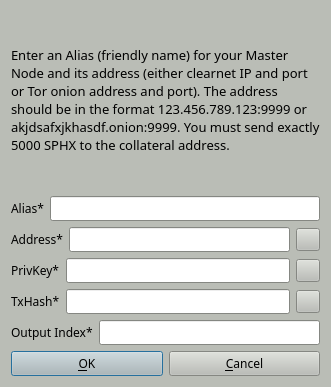
<?xml version="1.0" encoding="UTF-8"?>
<ui version="4.0">
 <class>AddEditAtomNode</class>
 <widget class="QDialog" name="AddEditAtomNode">
  <property name="geometry">
   <rect>
    <x>0</x>
    <y>0</y>
    <width>331</width>
    <height>387</height>
   </rect>
  </property>
  <property name="palette">
   <palette>
    <active>
     <colorrole role="WindowText">
      <brush brushstyle="SolidPattern">
       <color alpha="255">
        <red>0</red>
        <green>0</green>
        <blue>0</blue>
       </color>
      </brush>
     </colorrole>
     <colorrole role="Button">
      <brush brushstyle="SolidPattern">
       <color alpha="255">
        <red>186</red>
        <green>189</green>
        <blue>182</blue>
       </color>
      </brush>
     </colorrole>
     <colorrole role="Light">
      <brush brushstyle="SolidPattern">
       <color alpha="255">
        <red>255</red>
        <green>255</green>
        <blue>255</blue>
       </color>
      </brush>
     </colorrole>
     <colorrole role="Midlight">
      <brush brushstyle="SolidPattern">
       <color alpha="255">
        <red>220</red>
        <green>222</green>
        <blue>218</blue>
       </color>
      </brush>
     </colorrole>
     <colorrole role="Dark">
      <brush brushstyle="SolidPattern">
       <color alpha="255">
        <red>93</red>
        <green>94</green>
        <blue>91</blue>
       </color>
      </brush>
     </colorrole>
     <colorrole role="Mid">
      <brush brushstyle="SolidPattern">
       <color alpha="255">
        <red>124</red>
        <green>126</green>
        <blue>121</blue>
       </color>
      </brush>
     </colorrole>
     <colorrole role="Text">
      <brush brushstyle="SolidPattern">
       <color alpha="255">
        <red>0</red>
        <green>0</green>
        <blue>0</blue>
       </color>
      </brush>
     </colorrole>
     <colorrole role="BrightText">
      <brush brushstyle="SolidPattern">
       <color alpha="255">
        <red>255</red>
        <green>255</green>
        <blue>255</blue>
       </color>
      </brush>
     </colorrole>
     <colorrole role="ButtonText">
      <brush brushstyle="SolidPattern">
       <color alpha="255">
        <red>0</red>
        <green>0</green>
        <blue>0</blue>
       </color>
      </brush>
     </colorrole>
     <colorrole role="Base">
      <brush brushstyle="SolidPattern">
       <color alpha="255">
        <red>255</red>
        <green>255</green>
        <blue>255</blue>
       </color>
      </brush>
     </colorrole>
     <colorrole role="Window">
      <brush brushstyle="SolidPattern">
       <color alpha="255">
        <red>186</red>
        <green>189</green>
        <blue>182</blue>
       </color>
      </brush>
     </colorrole>
     <colorrole role="Shadow">
      <brush brushstyle="SolidPattern">
       <color alpha="255">
        <red>0</red>
        <green>0</green>
        <blue>0</blue>
       </color>
      </brush>
     </colorrole>
     <colorrole role="AlternateBase">
      <brush brushstyle="SolidPattern">
       <color alpha="255">
        <red>220</red>
        <green>222</green>
        <blue>218</blue>
       </color>
      </brush>
     </colorrole>
     <colorrole role="ToolTipBase">
      <brush brushstyle="SolidPattern">
       <color alpha="255">
        <red>255</red>
        <green>255</green>
        <blue>220</blue>
       </color>
      </brush>
     </colorrole>
     <colorrole role="ToolTipText">
      <brush brushstyle="SolidPattern">
       <color alpha="255">
        <red>0</red>
        <green>0</green>
        <blue>0</blue>
       </color>
      </brush>
     </colorrole>
    </active>
    <inactive>
     <colorrole role="WindowText">
      <brush brushstyle="SolidPattern">
       <color alpha="255">
        <red>0</red>
        <green>0</green>
        <blue>0</blue>
       </color>
      </brush>
     </colorrole>
     <colorrole role="Button">
      <brush brushstyle="SolidPattern">
       <color alpha="255">
        <red>186</red>
        <green>189</green>
        <blue>182</blue>
       </color>
      </brush>
     </colorrole>
     <colorrole role="Light">
      <brush brushstyle="SolidPattern">
       <color alpha="255">
        <red>255</red>
        <green>255</green>
        <blue>255</blue>
       </color>
      </brush>
     </colorrole>
     <colorrole role="Midlight">
      <brush brushstyle="SolidPattern">
       <color alpha="255">
        <red>220</red>
        <green>222</green>
        <blue>218</blue>
       </color>
      </brush>
     </colorrole>
     <colorrole role="Dark">
      <brush brushstyle="SolidPattern">
       <color alpha="255">
        <red>93</red>
        <green>94</green>
        <blue>91</blue>
       </color>
      </brush>
     </colorrole>
     <colorrole role="Mid">
      <brush brushstyle="SolidPattern">
       <color alpha="255">
        <red>124</red>
        <green>126</green>
        <blue>121</blue>
       </color>
      </brush>
     </colorrole>
     <colorrole role="Text">
      <brush brushstyle="SolidPattern">
       <color alpha="255">
        <red>0</red>
        <green>0</green>
        <blue>0</blue>
       </color>
      </brush>
     </colorrole>
     <colorrole role="BrightText">
      <brush brushstyle="SolidPattern">
       <color alpha="255">
        <red>255</red>
        <green>255</green>
        <blue>255</blue>
       </color>
      </brush>
     </colorrole>
     <colorrole role="ButtonText">
      <brush brushstyle="SolidPattern">
       <color alpha="255">
        <red>0</red>
        <green>0</green>
        <blue>0</blue>
       </color>
      </brush>
     </colorrole>
     <colorrole role="Base">
      <brush brushstyle="SolidPattern">
       <color alpha="255">
        <red>255</red>
        <green>255</green>
        <blue>255</blue>
       </color>
      </brush>
     </colorrole>
     <colorrole role="Window">
      <brush brushstyle="SolidPattern">
       <color alpha="255">
        <red>186</red>
        <green>189</green>
        <blue>182</blue>
       </color>
      </brush>
     </colorrole>
     <colorrole role="Shadow">
      <brush brushstyle="SolidPattern">
       <color alpha="255">
        <red>0</red>
        <green>0</green>
        <blue>0</blue>
       </color>
      </brush>
     </colorrole>
     <colorrole role="AlternateBase">
      <brush brushstyle="SolidPattern">
       <color alpha="255">
        <red>220</red>
        <green>222</green>
        <blue>218</blue>
       </color>
      </brush>
     </colorrole>
     <colorrole role="ToolTipBase">
      <brush brushstyle="SolidPattern">
       <color alpha="255">
        <red>255</red>
        <green>255</green>
        <blue>220</blue>
       </color>
      </brush>
     </colorrole>
     <colorrole role="ToolTipText">
      <brush brushstyle="SolidPattern">
       <color alpha="255">
        <red>0</red>
        <green>0</green>
        <blue>0</blue>
       </color>
      </brush>
     </colorrole>
    </inactive>
    <disabled>
     <colorrole role="WindowText">
      <brush brushstyle="SolidPattern">
       <color alpha="255">
        <red>93</red>
        <green>94</green>
        <blue>91</blue>
       </color>
      </brush>
     </colorrole>
     <colorrole role="Button">
      <brush brushstyle="SolidPattern">
       <color alpha="255">
        <red>186</red>
        <green>189</green>
        <blue>182</blue>
       </color>
      </brush>
     </colorrole>
     <colorrole role="Light">
      <brush brushstyle="SolidPattern">
       <color alpha="255">
        <red>255</red>
        <green>255</green>
        <blue>255</blue>
       </color>
      </brush>
     </colorrole>
     <colorrole role="Midlight">
      <brush brushstyle="SolidPattern">
       <color alpha="255">
        <red>220</red>
        <green>222</green>
        <blue>218</blue>
       </color>
      </brush>
     </colorrole>
     <colorrole role="Dark">
      <brush brushstyle="SolidPattern">
       <color alpha="255">
        <red>93</red>
        <green>94</green>
        <blue>91</blue>
       </color>
      </brush>
     </colorrole>
     <colorrole role="Mid">
      <brush brushstyle="SolidPattern">
       <color alpha="255">
        <red>124</red>
        <green>126</green>
        <blue>121</blue>
       </color>
      </brush>
     </colorrole>
     <colorrole role="Text">
      <brush brushstyle="SolidPattern">
       <color alpha="255">
        <red>93</red>
        <green>94</green>
        <blue>91</blue>
       </color>
      </brush>
     </colorrole>
     <colorrole role="BrightText">
      <brush brushstyle="SolidPattern">
       <color alpha="255">
        <red>255</red>
        <green>255</green>
        <blue>255</blue>
       </color>
      </brush>
     </colorrole>
     <colorrole role="ButtonText">
      <brush brushstyle="SolidPattern">
       <color alpha="255">
        <red>93</red>
        <green>94</green>
        <blue>91</blue>
       </color>
      </brush>
     </colorrole>
     <colorrole role="Base">
      <brush brushstyle="SolidPattern">
       <color alpha="255">
        <red>186</red>
        <green>189</green>
        <blue>182</blue>
       </color>
      </brush>
     </colorrole>
     <colorrole role="Window">
      <brush brushstyle="SolidPattern">
       <color alpha="255">
        <red>186</red>
        <green>189</green>
        <blue>182</blue>
       </color>
      </brush>
     </colorrole>
     <colorrole role="Shadow">
      <brush brushstyle="SolidPattern">
       <color alpha="255">
        <red>0</red>
        <green>0</green>
        <blue>0</blue>
       </color>
      </brush>
     </colorrole>
     <colorrole role="AlternateBase">
      <brush brushstyle="SolidPattern">
       <color alpha="255">
        <red>186</red>
        <green>189</green>
        <blue>182</blue>
       </color>
      </brush>
     </colorrole>
     <colorrole role="ToolTipBase">
      <brush brushstyle="SolidPattern">
       <color alpha="255">
        <red>255</red>
        <green>255</green>
        <blue>220</blue>
       </color>
      </brush>
     </colorrole>
     <colorrole role="ToolTipText">
      <brush brushstyle="SolidPattern">
       <color alpha="255">
        <red>0</red>
        <green>0</green>
        <blue>0</blue>
       </color>
      </brush>
     </colorrole>
    </disabled>
   </palette>
  </property>
  <property name="font">
   <font>
    <family>Sawasdee</family>
   </font>
  </property>
  <property name="windowTitle">
   <string>Add/Edit Sphinxcoin Node</string>
  </property>
  <property name="sizeGripEnabled">
   <bool>false</bool>
  </property>
  <property name="modal">
   <bool>true</bool>
  </property>
  <layout class="QVBoxLayout" name="verticalLayout">
   <item>
    <widget class="QLabel" name="label_9">
     <property name="sizePolicy">
      <sizepolicy hsizetype="Preferred" vsizetype="Expanding">
       <horstretch>0</horstretch>
       <verstretch>0</verstretch>
      </sizepolicy>
     </property>
     <property name="font">
      <font>
       <family>Sawasdee</family>
      </font>
     </property>
     <property name="text">
      <string>&lt;html&gt;&lt;head/&gt;&lt;body&gt;&lt;p&gt;&lt;span style=&quot; font-size:10pt;&quot;&gt;Enter an Alias (friendly name) for your Master Node and its address (either clearnet IP and port or Tor onion address and port). The address should be in the format 123.456.789.123:9999 or akjdsafxjkhasdf.onion:9999. You must send exactly 5000 SPHX to the collateral address.&lt;/span&gt;&lt;/p&gt;&lt;/body&gt;&lt;/html&gt;</string>
     </property>
     <property name="wordWrap">
      <bool>true</bool>
     </property>
    </widget>
   </item>
   <item>
    <layout class="QHBoxLayout" name="horizontalLayout_4">
     <property name="bottomMargin">
      <number>0</number>
     </property>
     <item>
      <widget class="QLabel" name="label_4">
       <property name="font">
        <font>
         <family>Sawasdee</family>
        </font>
       </property>
       <property name="text">
        <string>Alias*</string>
       </property>
      </widget>
     </item>
     <item>
      <widget class="QLineEdit" name="aliasLineEdit">
       <property name="font">
        <font>
         <family>Sawasdee</family>
        </font>
       </property>
      </widget>
     </item>
    </layout>
   </item>
   <item>
    <layout class="QHBoxLayout" name="horizontalLayout_5">
     <property name="bottomMargin">
      <number>0</number>
     </property>
     <item>
      <widget class="QLabel" name="label_6">
       <property name="font">
        <font>
         <family>Sawasdee</family>
        </font>
       </property>
       <property name="text">
        <string>Address*</string>
       </property>
      </widget>
     </item>
     <item>
      <widget class="QLineEdit" name="addressLineEdit">
       <property name="font">
        <font>
         <family>Sawasdee</family>
        </font>
       </property>
      </widget>
     </item>
     <item>
      <widget class="QToolButton" name="AddEditAddressPasteButton">
       <property name="font">
        <font>
         <family>Sawasdee</family>
        </font>
       </property>
       <property name="toolTip">
        <string>Paste address from clipboard</string>
       </property>
       <property name="text">
        <string/>
       </property>
       <property name="icon">
        <iconset resource="../sphinxcoin.qrc">
         <normaloff>:/icons/editpaste</normaloff>:/icons/editpaste</iconset>
       </property>
       <property name="shortcut">
        <string>Alt+P</string>
       </property>
      </widget>
     </item>
    </layout>
   </item>
   <item>
    <layout class="QHBoxLayout" name="horizontalLayout_3">
     <property name="bottomMargin">
      <number>0</number>
     </property>
     <item>
      <widget class="QLabel" name="label_5">
       <property name="font">
        <font>
         <family>Sawasdee</family>
        </font>
       </property>
       <property name="text">
        <string>PrivKey*</string>
       </property>
      </widget>
     </item>
     <item>
      <widget class="QLineEdit" name="privkeyLineEdit">
       <property name="font">
        <font>
         <family>Sawasdee</family>
        </font>
       </property>
      </widget>
     </item>
     <item>
      <widget class="QToolButton" name="AddEditPrivkeyPasteButton">
       <property name="font">
        <font>
         <family>Sawasdee</family>
        </font>
       </property>
       <property name="toolTip">
        <string>Paste address from clipboard</string>
       </property>
       <property name="text">
        <string/>
       </property>
       <property name="icon">
        <iconset resource="../sphinxcoin.qrc">
         <normaloff>:/icons/editpaste</normaloff>:/icons/editpaste</iconset>
       </property>
       <property name="shortcut">
        <string>Alt+P</string>
       </property>
      </widget>
     </item>
    </layout>
   </item>
   <item>
    <layout class="QHBoxLayout" name="horizontalLayout_2">
     <property name="bottomMargin">
      <number>0</number>
     </property>
     <item>
      <widget class="QLabel" name="label_2">
       <property name="font">
        <font>
         <family>Sawasdee</family>
        </font>
       </property>
       <property name="text">
        <string>TxHash*</string>
       </property>
      </widget>
     </item>
     <item>
      <widget class="QLineEdit" name="txhashLineEdit">
       <property name="font">
        <font>
         <family>Sawasdee</family>
        </font>
       </property>
      </widget>
     </item>
     <item>
      <widget class="QToolButton" name="AddEditTxhashPasteButton">
       <property name="font">
        <font>
         <family>Sawasdee</family>
        </font>
       </property>
       <property name="toolTip">
        <string>Paste address from clipboard</string>
       </property>
       <property name="text">
        <string/>
       </property>
       <property name="icon">
        <iconset resource="../sphinxcoin.qrc">
         <normaloff>:/icons/editpaste</normaloff>:/icons/editpaste</iconset>
       </property>
       <property name="shortcut">
        <string>Alt+P</string>
       </property>
      </widget>
     </item>
    </layout>
   </item>
   <item>
    <layout class="QHBoxLayout" name="horizontalLayout_8">
     <property name="bottomMargin">
      <number>0</number>
     </property>
     <item>
      <widget class="QLabel" name="label_8">
       <property name="font">
        <font>
         <family>Sawasdee</family>
        </font>
       </property>
       <property name="text">
        <string>Output Index*</string>
       </property>
      </widget>
     </item>
     <item>
      <widget class="QLineEdit" name="outputindexLineEdit">
       <property name="font">
        <font>
         <family>Sawasdee</family>
        </font>
       </property>
      </widget>
     </item>
    </layout>
   </item>
   <item>
    <layout class="QHBoxLayout" name="horizontalLayout_Buttons">
     <item>
      <widget class="QPushButton" name="okButton">
       <property name="font">
        <font>
         <family>Sawasdee</family>
        </font>
       </property>
       <property name="text">
        <string>&amp;OK</string>
       </property>
      </widget>
     </item>
     <item>
      <widget class="QPushButton" name="cancelButton">
       <property name="font">
        <font>
         <family>Sawasdee</family>
        </font>
       </property>
       <property name="text">
        <string>&amp;Cancel</string>
       </property>
       <property name="autoDefault">
        <bool>false</bool>
       </property>
      </widget>
     </item>
    </layout>
   </item>
  </layout>
 </widget>
 <resources>
  <include location="../sphinxcoin.qrc"/>
 </resources>
 <connections/>
</ui>
